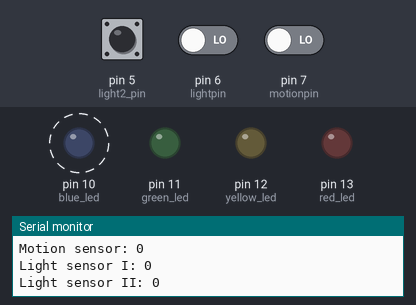
Simulated run of this sketch. Board: Arduino Uno, built with avr-gcc and run on an emulated ATmega328P. On the bench: output pins drawn as LEDs (lit = HIGH), the last lines printed to the serial monitor. Dashed ring = blinking. The inputs (shaded band) are chosen by the test bench; at power-on: pin 5 (light2_pin) LOW, pin 6 (lightpin) LOW, pin 7 (motionpin) LOW.

Above: at 2.8 s.
2.9 s: pin 5 (light2_pin) driven HIGH
At 3.8 s:
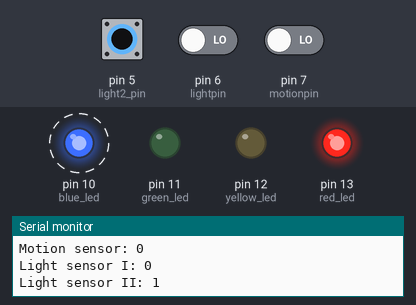
7.0 s: pin 6 (lightpin) driven HIGH
At 7.8 s:
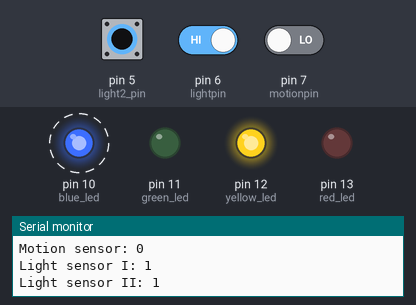
11.1 s: pin 7 (motionpin) driven HIGH
At 13.8 s:
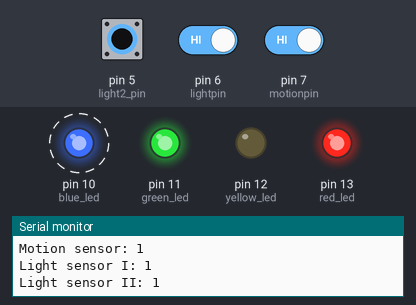
15.2 s: pin 5 (light2_pin) driven LOW
At 17.5 s:
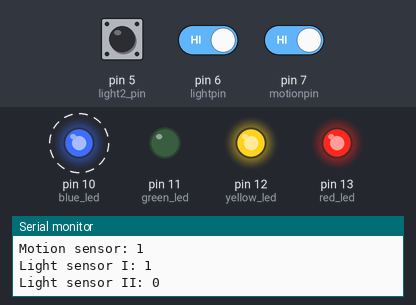
19.3 s: pin 6 (lightpin) driven LOW
At 21.8 s:
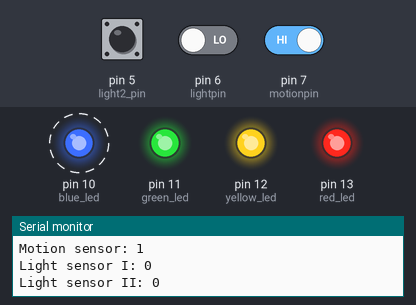
23.4 s: pin 5 (light2_pin) pulsed HIGH 5 times (0.12 s each, 0.3 s apart)
At 25.8 s:
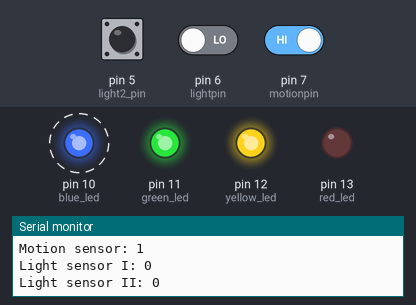
Timing chart, 0 to 27.9 s (numbered marks = the images above; inputs shaded):
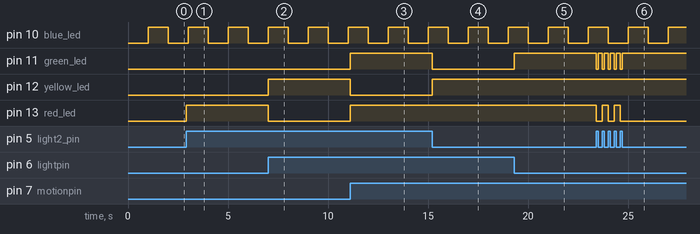

The sketch:

PCI_interrupts.ino
```cpp
//defining led pins
const int red_led = 13;// for light sensor 1
const int yellow_led = 12; // for light sensor2
const int green_led = 11; // for motion sensor
const int blue_led = 10; // for timer interrupt

//defining sensor pins
const int motionpin=7;
const int lightpin=6;
const int light2_pin=5;

//creating boolean variables
volatile bool motion_state = LOW;
volatile bool light_state = LOW;
volatile bool light2_state = LOW;
volatile boolean toggle = false;


void setup()
{
  Serial.begin(9600);
  pinMode(red_led, OUTPUT);
  pinMode(yellow_led, OUTPUT);
  pinMode(green_led, OUTPUT);
  pinMode(blue_led, OUTPUT);
  pinMode(motionpin, INPUT);
  pinMode(lightpin, INPUT);
  pinMode(light2_pin, INPUT);

  //PCI (using portD)
  PCICR |= B00000100; // activstaing port D
  PCMSK2 |= B11100000; // activating the pins in port D

  //For timer interrupts
  // Stop interrupts;
  noInterrupts();

  // Set timer1 interrupt at 0.2Hz (1Hz / 5 seconds)
  TCCR1A = 0;// set entire TCCR1A register to 0
  TCCR1B = 0;// same for TCCR1B
  TCNT1  = 0;//initialize counter value to 0
  // set compare match register for 1hz increments
  OCR1A = 15624;// = (16*10^6) / (1*1024) - 1 (must be <65536)
  // turn on CTC mode
  TCCR1B |= (1 << WGM12);
  // Set CS12 and CS10 bits for 1024 prescaler
  TCCR1B |= (1 << CS12) | (1 << CS10);
  // enable timer compare interrupt
  TIMSK1 |= (1 << OCIE1A);

  // Allow interrupts
  interrupts();
}

void loop()
{
  Serial.print("Motion sensor: ");
  Serial.println(digitalRead(motionpin));
  Serial.print("Light sensor I: ");
  Serial.println(digitalRead(lightpin));
  Serial.print("Light sensor II: ");
  Serial.println(digitalRead(light2_pin));
  Serial.println("");
  delay(1000);

}

// ISR for PCI
ISR(PCINT2_vect)
{
  if(digitalRead(motionpin) == HIGH)
  {
    motion_state =!motion_state;
    digitalWrite(green_led, motion_state);
  }
  if(digitalRead(lightpin)==HIGH)
  {
    light_state =!light_state;
      digitalWrite(yellow_led, light_state);
  }
  if(digitalRead(light2_pin)==HIGH)
  {
    light2_state=!light2_state;
    digitalWrite(red_led, light2_state);
  }

}

//ISR for timer interrupt
ISR(TIMER1_COMPA_vect) { // Timer1 interrupt toggles pin 3 every 5 seconds
  if (toggle) {
    digitalWrite(blue_led, HIGH);
    toggle = false;
  } else {
    digitalWrite(blue_led, LOW);
    toggle = true;
  }

}
```

Measured:
- after the input at 2.9 s, pin 13 (red_led): LOW → HIGH at once
- after the input at 7.0 s, pin 12 (yellow_led): LOW → HIGH at once; pin 13 (red_led): HIGH → LOW at once
- after the input at 11.1 s, pin 11 (green_led), pin 13 (red_led): LOW → HIGH at once; pin 12 (yellow_led): HIGH → LOW at once
- after the input at 15.2 s, pin 11 (green_led): HIGH → LOW at once; pin 12 (yellow_led): LOW → HIGH at once
- after the input at 19.3 s, pin 11 (green_led): LOW → HIGH at once
- after the input at 23.4 s, pin 11 (green_led): alternates HIGH for 0.18 s and LOW for 0.12 s, 10 changes in all, then stays HIGH, starting at once; pin 13 (red_led): alternates HIGH for 0.30 s and LOW for 0.30 s, 5 changes in all, then stays LOW, starting at once
- by itself, pin 10 (blue_led): alternates HIGH for 1.0 s and LOW for 1.0 s
